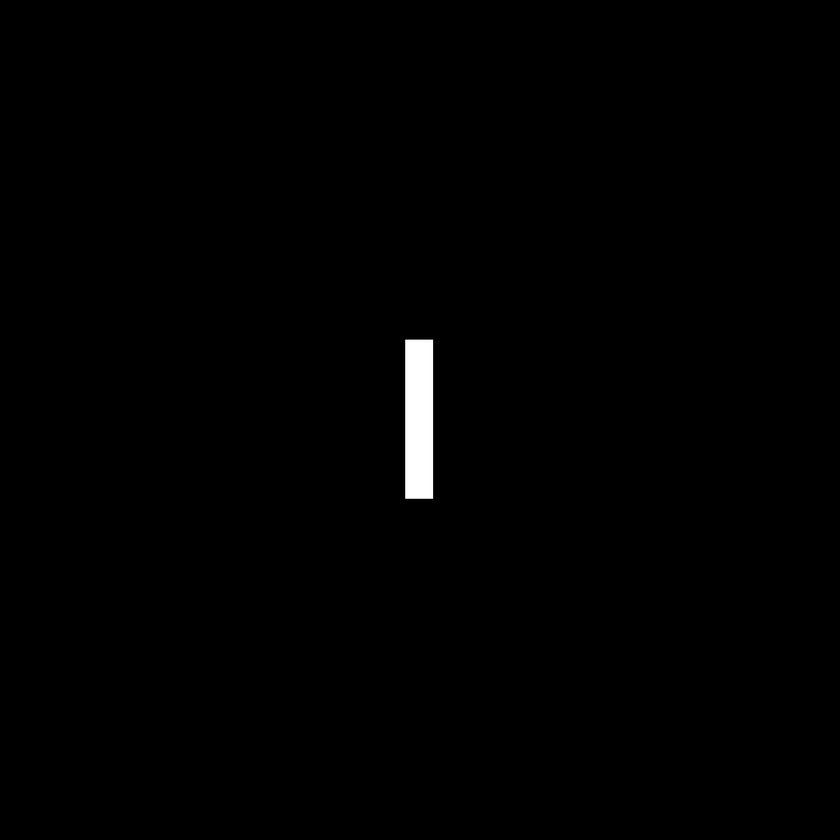
#> input picture Chapter 3/rectangle.tif, 840 x 840 px, shrunk from 1024 x 1024 before the run
$ python DFT_display.py
#> lines starting #> are read from the running program, lines starting #| are printed output that depends on the picture
import numpy as np
from PIL import Image
import matplotlib.pyplot as plt
from PIL.ImageFilter import BLUR, MedianFilter


im = Image.open('rectangle.tif')
#> im is the input picture: PIL image 840x840 L; min 0, max 255, mean 1.6
out = im.convert("L")

pic = np.array(out)
print(pic.shape)
#| (840, 840)

new_pic = np.zeros((pic.shape))

for count,row in enumerate(pic):
    for num,each in enumerate(row):
        new_value = each*(-1)**(count+num)
        new_pic[count,num] = new_value
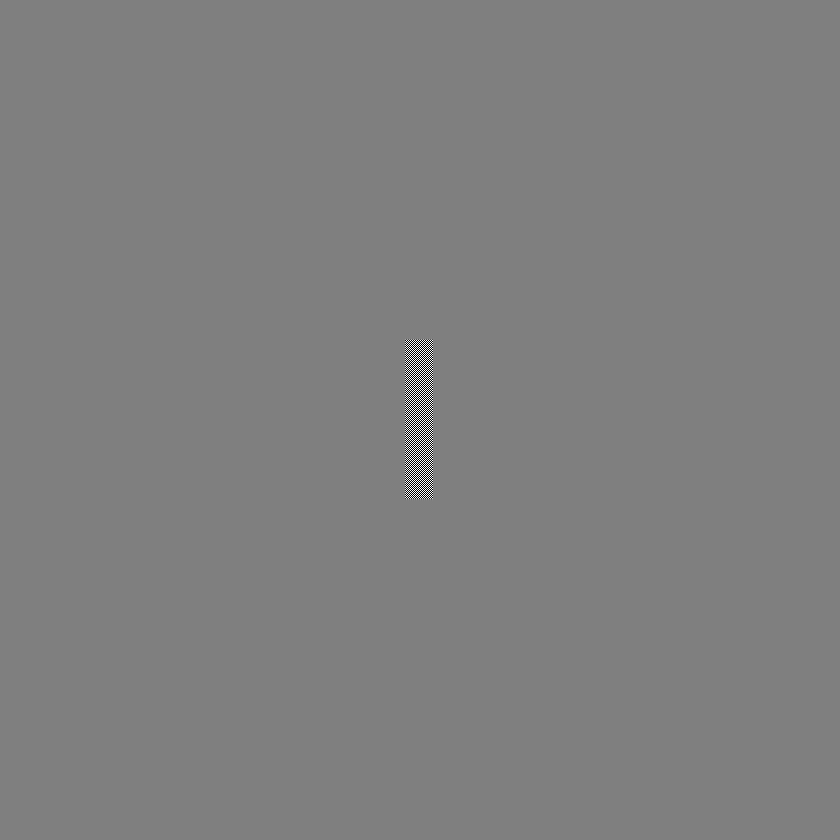
#> new_pic: shape (840, 840) float64; min -255, max 255, mean 0; drawn with min black and max white

new_out = Image.fromarray(new_pic)

fourier = np.fft.fft2(out)
plt.figure(0)
plt.imshow(out)
plt.figure(1)
plt.imshow(abs(fourier))
plt.figure(2)
plt.imshow(abs(np.fft.fft2(new_out)))
plt.figure(3)
plt.imshow(1+np.log10(abs(fourier)))
plt.show()
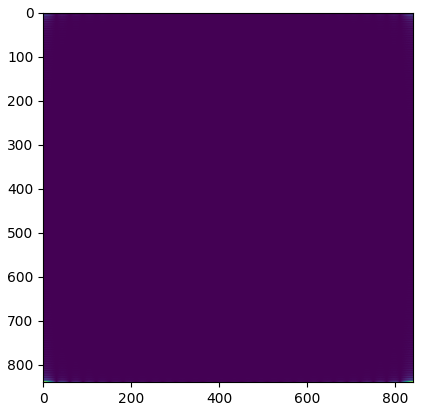
#> figure drawn by matplotlib, 1 panel
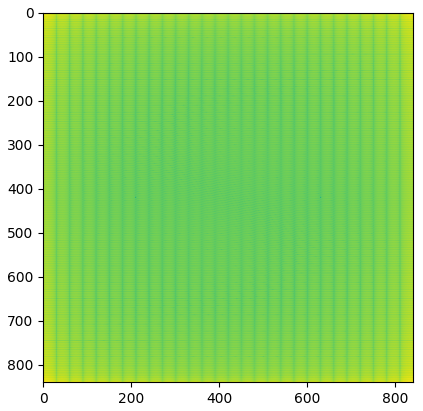
#> figure drawn by matplotlib, 1 panel

$ run again, with Chapter 3/woman_original.tif copied over Chapter 3/rectangle.tif
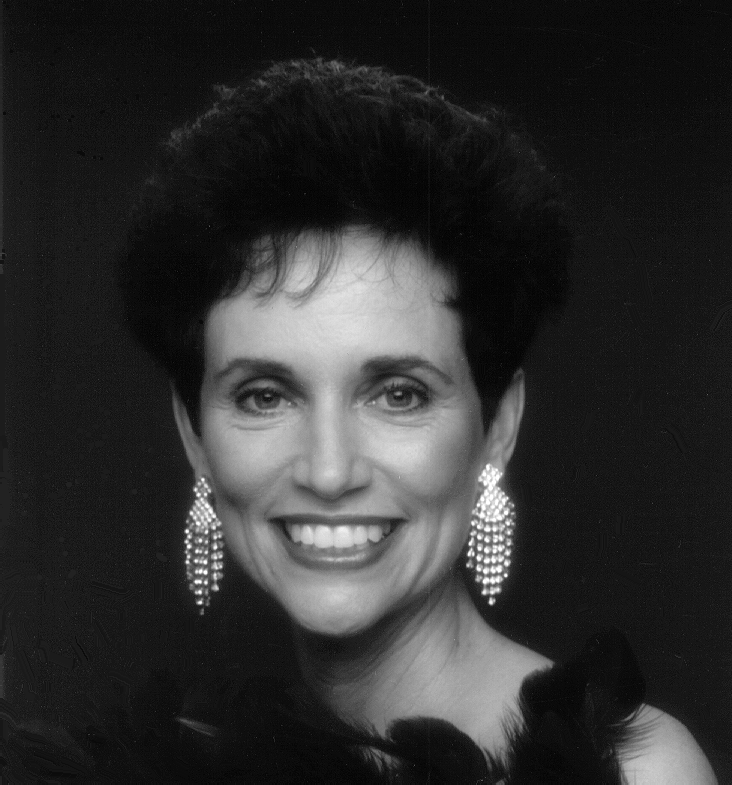
#> input picture Chapter 3/woman_original.tif, 732 x 785 px
#> im is the input picture: PIL image 732x785 L; min 0, max 255, mean 46.4
#| (785, 732)
#> `plt.show()`:
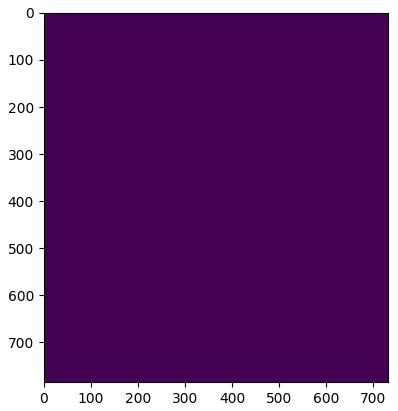
#> figure drawn by matplotlib, 1 panel
#> `plt.show()`:
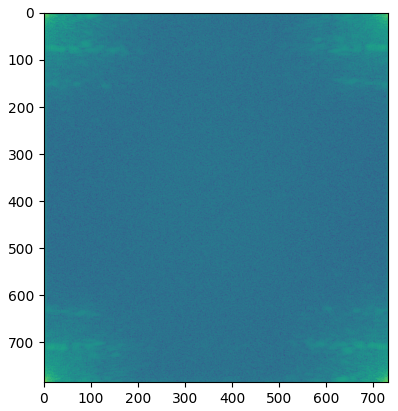
#> figure drawn by matplotlib, 1 panel
